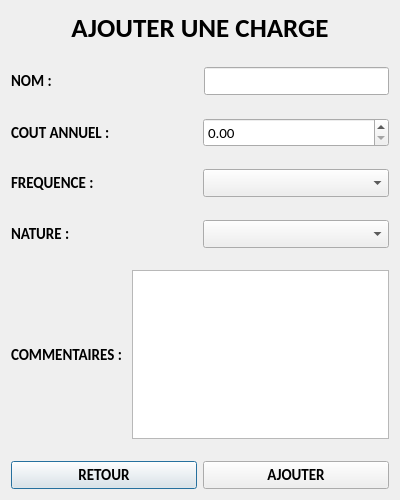
<?xml version="1.0" encoding="UTF-8"?>
<ui version="4.0">
 <class>AjoutFF</class>
 <widget class="QDialog" name="AjoutFF">
  <property name="geometry">
   <rect>
    <x>0</x>
    <y>0</y>
    <width>400</width>
    <height>500</height>
   </rect>
  </property>
  <property name="minimumSize">
   <size>
    <width>400</width>
    <height>500</height>
   </size>
  </property>
  <property name="font">
   <font>
    <family>Calibri</family>
    <pointsize>11</pointsize>
   </font>
  </property>
  <property name="windowTitle">
   <string>Dialog</string>
  </property>
  <layout class="QVBoxLayout" name="verticalLayout">
   <item>
    <layout class="QHBoxLayout" name="horizontalLayout">
     <item>
      <widget class="QLabel" name="label_titre">
       <property name="font">
        <font>
         <family>Calibri</family>
         <pointsize>20</pointsize>
         <weight>75</weight>
         <bold>true</bold>
        </font>
       </property>
       <property name="text">
        <string>AJOUTER UNE CHARGE</string>
       </property>
       <property name="alignment">
        <set>Qt::AlignCenter</set>
       </property>
      </widget>
     </item>
    </layout>
   </item>
   <item>
    <spacer name="verticalSpacer_6">
     <property name="orientation">
      <enum>Qt::Vertical</enum>
     </property>
     <property name="sizeHint" stdset="0">
      <size>
       <width>20</width>
       <height>40</height>
      </size>
     </property>
    </spacer>
   </item>
   <item>
    <layout class="QHBoxLayout" name="horizontalLayout_7">
     <item>
      <widget class="QLabel" name="label_nom">
       <property name="font">
        <font>
         <weight>75</weight>
         <bold>true</bold>
        </font>
       </property>
       <property name="text">
        <string>NOM : </string>
       </property>
      </widget>
     </item>
     <item>
      <spacer name="horizontalSpacer">
       <property name="orientation">
        <enum>Qt::Horizontal</enum>
       </property>
       <property name="sizeHint" stdset="0">
        <size>
         <width>40</width>
         <height>20</height>
        </size>
       </property>
      </spacer>
     </item>
     <item>
      <widget class="QLineEdit" name="nom">
       <property name="minimumSize">
        <size>
         <width>185</width>
         <height>0</height>
        </size>
       </property>
       <property name="baseSize">
        <size>
         <width>300</width>
         <height>0</height>
        </size>
       </property>
      </widget>
     </item>
    </layout>
   </item>
   <item>
    <spacer name="verticalSpacer">
     <property name="orientation">
      <enum>Qt::Vertical</enum>
     </property>
     <property name="sizeHint" stdset="0">
      <size>
       <width>20</width>
       <height>40</height>
      </size>
     </property>
    </spacer>
   </item>
   <item>
    <layout class="QHBoxLayout" name="horizontalLayout_2">
     <item>
      <widget class="QLabel" name="label_cout">
       <property name="font">
        <font>
         <weight>75</weight>
         <bold>true</bold>
        </font>
       </property>
       <property name="text">
        <string>COUT ANNUEL : </string>
       </property>
      </widget>
     </item>
     <item>
      <widget class="QDoubleSpinBox" name="coutAnnuel">
       <property name="maximum">
        <double>100000000.000000000000000</double>
       </property>
      </widget>
     </item>
    </layout>
   </item>
   <item>
    <spacer name="verticalSpacer_3">
     <property name="orientation">
      <enum>Qt::Vertical</enum>
     </property>
     <property name="sizeHint" stdset="0">
      <size>
       <width>20</width>
       <height>40</height>
      </size>
     </property>
    </spacer>
   </item>
   <item>
    <layout class="QHBoxLayout" name="horizontalLayout_3">
     <item>
      <widget class="QLabel" name="label_frequence">
       <property name="font">
        <font>
         <weight>75</weight>
         <bold>true</bold>
        </font>
       </property>
       <property name="text">
        <string>FREQUENCE : </string>
       </property>
      </widget>
     </item>
     <item>
      <widget class="QComboBox" name="frequence"/>
     </item>
    </layout>
   </item>
   <item>
    <spacer name="verticalSpacer_4">
     <property name="orientation">
      <enum>Qt::Vertical</enum>
     </property>
     <property name="sizeHint" stdset="0">
      <size>
       <width>20</width>
       <height>40</height>
      </size>
     </property>
    </spacer>
   </item>
   <item>
    <layout class="QHBoxLayout" name="horizontalLayout_4">
     <item>
      <widget class="QLabel" name="label_nature">
       <property name="font">
        <font>
         <weight>75</weight>
         <bold>true</bold>
        </font>
       </property>
       <property name="text">
        <string>NATURE : </string>
       </property>
      </widget>
     </item>
     <item>
      <widget class="QComboBox" name="nature"/>
     </item>
    </layout>
   </item>
   <item>
    <spacer name="verticalSpacer_2">
     <property name="orientation">
      <enum>Qt::Vertical</enum>
     </property>
     <property name="sizeHint" stdset="0">
      <size>
       <width>20</width>
       <height>40</height>
      </size>
     </property>
    </spacer>
   </item>
   <item>
    <layout class="QHBoxLayout" name="horizontalLayout_5">
     <item>
      <widget class="QLabel" name="label_commentaire">
       <property name="font">
        <font>
         <weight>75</weight>
         <bold>true</bold>
        </font>
       </property>
       <property name="text">
        <string>COMMENTAIRES : </string>
       </property>
      </widget>
     </item>
     <item>
      <widget class="QTextEdit" name="commentaire"/>
     </item>
    </layout>
   </item>
   <item>
    <spacer name="verticalSpacer_5">
     <property name="orientation">
      <enum>Qt::Vertical</enum>
     </property>
     <property name="sizeHint" stdset="0">
      <size>
       <width>20</width>
       <height>40</height>
      </size>
     </property>
    </spacer>
   </item>
   <item>
    <layout class="QHBoxLayout" name="horizontalLayout_6">
     <item>
      <widget class="QPushButton" name="retour">
       <property name="font">
        <font>
         <weight>75</weight>
         <bold>true</bold>
        </font>
       </property>
       <property name="text">
        <string>RETOUR</string>
       </property>
      </widget>
     </item>
     <item>
      <widget class="QPushButton" name="pushButton">
       <property name="font">
        <font>
         <weight>75</weight>
         <bold>true</bold>
        </font>
       </property>
       <property name="text">
        <string>AJOUTER</string>
       </property>
      </widget>
     </item>
    </layout>
   </item>
  </layout>
 </widget>
 <resources/>
 <connections/>
</ui>
